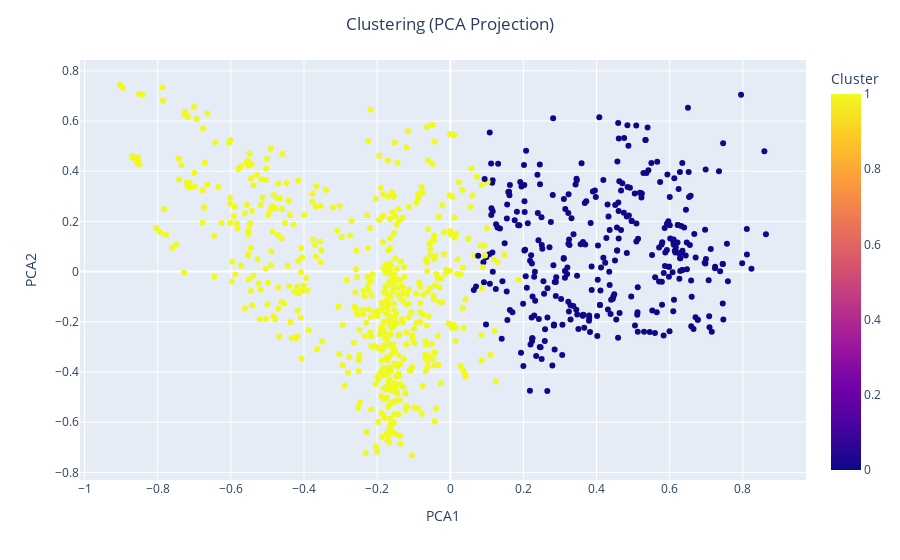

The notebook cell saved with this chart:
### Code cell
spotify.visualize_clustering(df=dataset_scaled, feature=dataset[['track_name']])

### Figure 1 — Plotly figure (JSON) as saved in the notebook; plotly's stock layout.template omitted (floating-point values rounded to 4 significant figures; data arrays with more than 128 entries replaced by an {"elided": "..."} marker saying what was removed)
{"data": [{"customdata": {"elided": "893x1 str values"}, "hovertemplate": "PCA1=%{x}<br>PCA2=%{y}<br>Track_ID=%{customdata[0]}<br>Cluster=%{marker.color}<extra></extra>", "legendgroup": "", "marker": {"color": {"elided": "893 int values"}, "coloraxis": "coloraxis", "symbol": "circle"}, "mode": "markers", "name": "", "orientation": "v", "showlegend": false, "type": "scatter", "x": {"elided": "893 float values"}, "xaxis": "x", "y": {"elided": "893 float values"}, "yaxis": "y"}], "layout": {"coloraxis": {"colorbar": {"title": {"text": "Cluster"}}, "colorscale": [[0, "#0d0887"], [0.1111, "#46039f"], [0.2222, "#7201a8"], [0.3333, "#9c179e"], [0.4444, "#bd3786"], [0.5556, "#d8576b"], [0.6667, "#ed7953"], [0.7778, "#fb9f3a"], [0.8889, "#fdca26"], [1, "#f0f921"]]}, "legend": {"tracegroupgap": 0}, "margin": {"t": 60}, "title": {"text": "Clustering (PCA Projection)", "x": 0.5}, "xaxis": {"anchor": "y", "domain": [0, 1], "title": {"text": "PCA1"}}, "yaxis": {"anchor": "x", "domain": [0, 1], "title": {"text": "PCA2"}}}}
